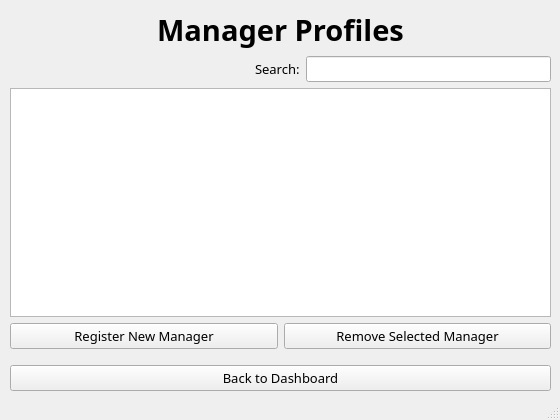
<?xml version="1.0" encoding="UTF-8"?>
<ui version="4.0">
 <class>MainWindow</class>
 <widget class="QMainWindow" name="MainWindow">
  <property name="geometry">
   <rect>
    <x>0</x>
    <y>0</y>
    <width>560</width>
    <height>420</height>
   </rect>
  </property>
  <property name="font">
   <font>
    <family>IBM Plex Sans</family>
    <pointsize>10</pointsize>
   </font>
  </property>
  <property name="windowTitle">
   <string>MainWindow</string>
  </property>
  <widget class="QWidget" name="centralwidget">
   <widget class="QWidget" name="layoutWidget">
    <property name="geometry">
     <rect>
      <x>10</x>
      <y>10</y>
      <width>541</width>
      <height>381</height>
     </rect>
    </property>
    <layout class="QVBoxLayout" name="verticalLayout">
     <item>
      <widget class="QLabel" name="label_managerProfiles">
       <property name="font">
        <font>
         <pointsize>22</pointsize>
         <weight>75</weight>
         <bold>true</bold>
        </font>
       </property>
       <property name="text">
        <string>Manager Profiles</string>
       </property>
       <property name="alignment">
        <set>Qt::AlignCenter</set>
       </property>
      </widget>
     </item>
     <item>
      <layout class="QHBoxLayout" name="horizontalLayout">
       <item>
        <spacer name="hSpacer_1">
         <property name="orientation">
          <enum>Qt::Horizontal</enum>
         </property>
         <property name="sizeHint" stdset="0">
          <size>
           <width>40</width>
           <height>20</height>
          </size>
         </property>
        </spacer>
       </item>
       <item>
        <widget class="QLabel" name="label_search">
         <property name="text">
          <string>Search:</string>
         </property>
        </widget>
       </item>
       <item>
        <widget class="QLineEdit" name="line_searchBar"/>
       </item>
      </layout>
     </item>
     <item>
      <widget class="QTableView" name="tbl_managerProfiles">
       <property name="sizePolicy">
        <sizepolicy hsizetype="Expanding" vsizetype="Expanding">
         <horstretch>0</horstretch>
         <verstretch>0</verstretch>
        </sizepolicy>
       </property>
      </widget>
     </item>
     <item>
      <layout class="QHBoxLayout" name="horizontalLayout_2">
       <item>
        <widget class="QPushButton" name="btn_registerManager">
         <property name="text">
          <string>Register New Manager</string>
         </property>
        </widget>
       </item>
       <item>
        <widget class="QPushButton" name="btn_removeManager">
         <property name="text">
          <string>Remove Selected Manager</string>
         </property>
        </widget>
       </item>
      </layout>
     </item>
     <item>
      <spacer name="vSpacer_2">
       <property name="orientation">
        <enum>Qt::Vertical</enum>
       </property>
       <property name="sizeType">
        <enum>QSizePolicy::Maximum</enum>
       </property>
       <property name="sizeHint" stdset="0">
        <size>
         <width>20</width>
         <height>10</height>
        </size>
       </property>
      </spacer>
     </item>
     <item>
      <widget class="QPushButton" name="btn_backToDashboard">
       <property name="text">
        <string>Back to Dashboard</string>
       </property>
      </widget>
     </item>
    </layout>
   </widget>
  </widget>
  <widget class="QStatusBar" name="statusbar"/>
 </widget>
 <resources/>
 <connections/>
</ui>
